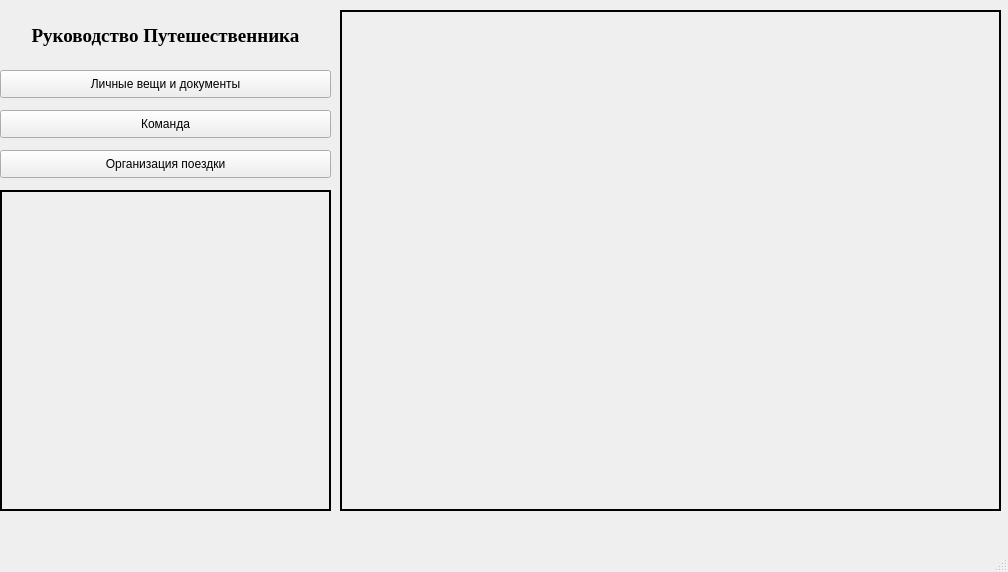
<?xml version="1.0" encoding="UTF-8"?>
<ui version="4.0">
 <class>MainWindow</class>
 <widget class="QMainWindow" name="MainWindow">
  <property name="geometry">
   <rect>
    <x>0</x>
    <y>0</y>
    <width>1008</width>
    <height>572</height>
   </rect>
  </property>
  <property name="minimumSize">
   <size>
    <width>1008</width>
    <height>572</height>
   </size>
  </property>
  <property name="maximumSize">
   <size>
    <width>1008</width>
    <height>572</height>
   </size>
  </property>
  <property name="windowTitle">
   <string>MainWindow</string>
  </property>
  <widget class="QWidget" name="centralwidget">
   <widget class="QStackedWidget" name="stackedWidget">
    <property name="geometry">
     <rect>
      <x>340</x>
      <y>10</y>
      <width>661</width>
      <height>501</height>
     </rect>
    </property>
    <property name="frameShape">
     <enum>QFrame::Panel</enum>
    </property>
    <property name="frameShadow">
     <enum>QFrame::Plain</enum>
    </property>
    <property name="lineWidth">
     <number>2</number>
    </property>
    <property name="currentIndex">
     <number>-1</number>
    </property>
   </widget>
   <widget class="QPushButton" name="pushButton_3">
    <property name="geometry">
     <rect>
      <x>0</x>
      <y>150</y>
      <width>331</width>
      <height>28</height>
     </rect>
    </property>
    <property name="text">
     <string>Организация поездки</string>
    </property>
   </widget>
   <widget class="QLabel" name="label">
    <property name="geometry">
     <rect>
      <x>0</x>
      <y>0</y>
      <width>331</width>
      <height>71</height>
     </rect>
    </property>
    <property name="font">
     <font>
      <family>Times New Roman</family>
      <pointsize>14</pointsize>
      <weight>75</weight>
      <bold>true</bold>
     </font>
    </property>
    <property name="layoutDirection">
     <enum>Qt::LeftToRight</enum>
    </property>
    <property name="text">
     <string>Руководство Путешественника</string>
    </property>
    <property name="alignment">
     <set>Qt::AlignCenter</set>
    </property>
   </widget>
   <widget class="QPushButton" name="pushButton_2">
    <property name="geometry">
     <rect>
      <x>0</x>
      <y>110</y>
      <width>331</width>
      <height>28</height>
     </rect>
    </property>
    <property name="text">
     <string>Команда</string>
    </property>
   </widget>
   <widget class="QPushButton" name="pushButton">
    <property name="geometry">
     <rect>
      <x>0</x>
      <y>70</y>
      <width>331</width>
      <height>28</height>
     </rect>
    </property>
    <property name="text">
     <string>Личные вещи и документы</string>
    </property>
   </widget>
   <widget class="QStackedWidget" name="stackedWidget_2">
    <property name="geometry">
     <rect>
      <x>0</x>
      <y>190</y>
      <width>331</width>
      <height>321</height>
     </rect>
    </property>
    <property name="frameShape">
     <enum>QFrame::Panel</enum>
    </property>
    <property name="frameShadow">
     <enum>QFrame::Plain</enum>
    </property>
    <property name="lineWidth">
     <number>2</number>
    </property>
    <property name="currentIndex">
     <number>-1</number>
    </property>
   </widget>
  </widget>
  <widget class="QMenuBar" name="menubar">
   <property name="geometry">
    <rect>
     <x>0</x>
     <y>0</y>
     <width>1008</width>
     <height>26</height>
    </rect>
   </property>
  </widget>
  <widget class="QStatusBar" name="statusbar"/>
 </widget>
 <resources/>
 <connections/>
</ui>
